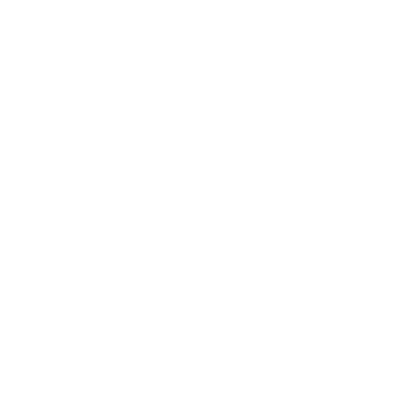
Frame 1 (no input)
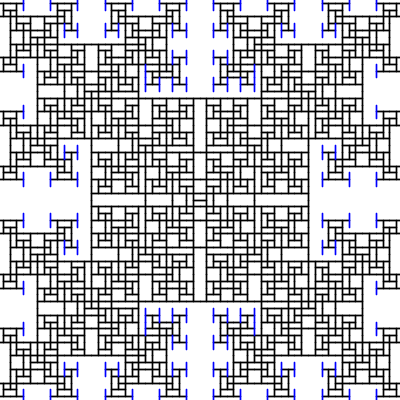
Frame 60 (the mouse pressed at the canvas centre just before this capture)
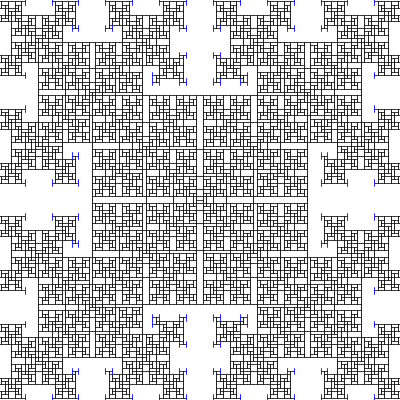
Frame 120 (the mouse held since frame 60 and released just before this capture)

The Processing sketch that drew these frames (run headless with seeded random() and noise(); from frame 60 on, the mouse is pressed at the canvas centre):

// Processing sketch: Toothpicks
// ── Toothpicks.pde
PVector windowSize;
PVector imageSize;
PGraphics graphic;
ArrayList<Toothpick> picks;
float minX = 1;
float maxX = 1;

// Info for this Sketch
// Numberphile Terrific Toothpick Patterns: https://www.youtube.com/watch?v=_UtCli1SgjI
// Coding Challenge #126 https://www.youtube.com/watch?v=-OL_sw2MiYw
// TODO: refactor this. Add other versions, see numberphile video math unsolved
void settings()
{
  // setup window
  windowSize = new PVector(400, 400);
  imageSize = new PVector(400, 400);
  size((int)windowSize.x, (int)windowSize.y);
  pixelDensity(displayDensity());
}

void setup()
{
  // prepare independent image to have a custom resolution
  graphic = createGraphics((int)imageSize.x, (int)imageSize.y);
  
  picks = new ArrayList<Toothpick>();
  picks.add(new Toothpick(0, 0, 1));
  frameRate(30);
}

void mousePressed()
{
  redraw();
}

void draw()
{
  graphic.beginDraw();
  graphic.background(255);
  graphic.translate((int) (imageSize.x/2), (int)(imageSize.y/2));
  ArrayList<Toothpick> next = new ArrayList<Toothpick>();
  float factor = imageSize.x / (maxX - minX);
  graphic.scale(factor);
  
  for (Toothpick t : picks)
  {
    t.show(graphic);
    if (t.isNewToothPick)
    {
      minX = min(t.ax, minX);
      maxX = max(t.ax, maxX);
    }
  }
  graphic.endDraw();
  image(graphic, 0, 0, windowSize.x, windowSize.y);
  
  for (Toothpick t : picks)
  { 
    if (t.isNewToothPick)
    {
      Toothpick nextA = t.createA(picks);
      Toothpick nextB = t.createB(picks);
      if (nextA != null)
      {
        next.add(nextA);
      }
      if (nextB != null)
      {
        next.add(nextB);
      }
      
      t.isNewToothPick = false;
    }
  }
  
  picks.addAll(next);
}

// ── Toothpick.pde
class Toothpick
{
  int ax, ay, bx, by;
  int direction;
  int pickLength = 9;
  boolean isNewToothPick = true;
  
  Toothpick(int x, int y, int direction)
  {
    this.direction = direction;
    if (this.direction == 1)
    {
      ax = x - pickLength/2;
      bx = x + pickLength/2;
      ay = y;
      by = y;
    }
    else
    {
      ax = x;
      bx = x;
      ay = y - pickLength/2;
      by = y + pickLength/2;
    }
  }
  
  private boolean intersects(int x, int y)
  {
    if (ax == x && ay == y)
    {
      return true;
    }
    else if (bx == x && by == y)
    {
      return true;
    }
    
    return false;
  }
  
  public Toothpick createA(ArrayList<Toothpick> others)
  {
    boolean available = true;
    
    for (Toothpick other : others)
    {
      if (other != this && other.intersects(ax, ay))
      {
        available = false;
      }
    }
    
    if (available)
    {
      return new Toothpick(ax, ay, direction*-1);
    }
    return null;
  }
  
  public Toothpick createB(ArrayList<Toothpick> others)
  {
    boolean available = true;
    
    for (Toothpick other : others)
    {
      if (other != this && other.intersects(bx, by))
      {
        available = false;
      }
    }
    
    if (available)
    {
      return new Toothpick(bx, by, direction*-1);
    }
    return null;
  }
  
  public void show(PGraphics canvas)
  {
    canvas.stroke(0);
    if (isNewToothPick)
    {
      canvas.stroke(0, 0, 255);
    }
    canvas.strokeWeight(1);
    canvas.line(ax, ay, bx, by);
  }
}
